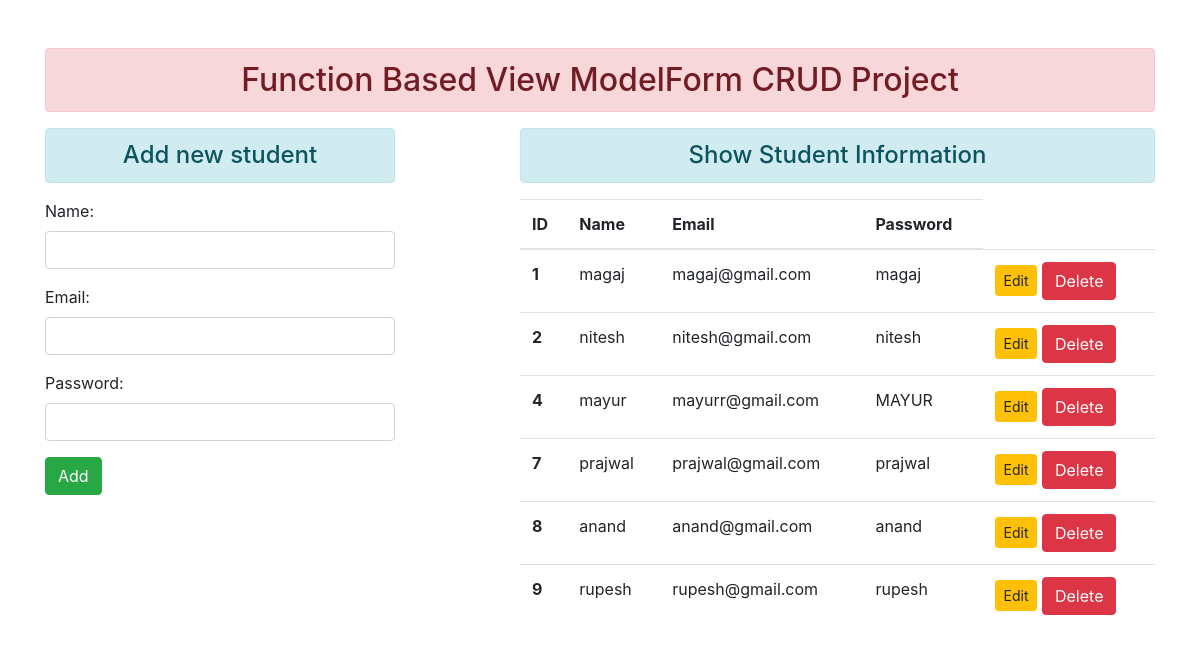
The page / on the database its author committed.
### enroll/models.py (models this page shows)
class User(models.Model):
    name=models.CharField(max_length=50)
    email=models.EmailField(max_length=254)
    password=models.CharField(max_length=50)

### enroll/views.py (the view)
# urls.py: path('',views.add_show, name="addandshow"),
def add_show(request):
    if request.method == 'POST':
        fm=StudentRegistration(request.POST)
        if fm.is_valid():
            name=fm.cleaned_data['name']
            email=fm.cleaned_data['email']
            password=fm.cleaned_data['password']
            reg=User(name=name, email=email, password=password)
            reg.save()
            fm=StudentRegistration()
    else:
        fm=StudentRegistration()
    student=User.objects.all()
    return render (request, 'enroll/addandshow.html', {'form':fm, 'stud':student})

### enroll/forms.py
class StudentRegistration(forms.ModelForm):
    class Meta:
        model=User
        fields= ['name','email','password']
        widgets = {
            'name':forms.TextInput(attrs={'class':'form-control'}),
            'email':forms.EmailInput(attrs={'class':'form-control'}),
            'password':forms.PasswordInput(render_value=True, attrs={'class':'form-control'}),
            }

### enroll/templates/enroll/addandshow.html (shortened to what this page needs)
{% extends 'enroll/base.html' %} {% block content %}
<div class="row">
  <div class="col-sm-4">
    <h4 class="text-center alert alert-info">Add new student</h4>
    <form action="" method="POST">
      {% csrf_token %} {{form.as_p}}
      <input type="submit" class="btn btn-success" value="Add" />
    </form>
  </div>
  <div class="col-sm-7 offset-1">
    <h4 class="text-center alert alert-info">Show Student Information</h4>
    {% if stud %}
    <table class="table">
      <thead>
        <tr>
          <th scope="col">ID</th>
          <th scope="col">Name</th>
          <th scope="col">Email</th>
          <th scope="col">Password</th>
        </tr>
      </thead>
      <tbody>
        {% for st in stud %}
        <tr>
          <th scope="row">{{st.id}}</th>
          <td>{{st.name}}</td>
          <td>{{st.email}}</td>
          <td>{{st.password}}</td>
          <td>
            <a
              href="{% url 'updatedata' st.id %}"
              class="btn btn-warning btn-sm"
              >Edit</a
            >
            <form
              action="{% url 'deletedata' st.id %}"
              method="POST"
              class="d-inline"
            >
              <input type="submit" class="btn btn-danger" value="Delete" />
            </form>
          </td>
        </tr>
        {% endfor %}
      </tbody>
    </table>
    {% else %}
    <h4 class="text-center alert alert-warning">No records</h4>
    {% endif %}
  </div>
</div>
{% endblock content %}

### enroll/templates/enroll/base.html (shortened to what this page needs)
<!DOCTYPE html>
{% load static %}
<html lang="en">
  <head>
    <link rel="stylesheet" href="{% static 'enroll/css/bootstrap.css' %} " />
  </head>
  <body>
<div class="container mt-5">
<h2 class="text-center alert alert-danger">Function Based View ModelForm CRUD Project</h2>
{% block content %}
{% endblock content %}
</div>
  </body>
</html>

### rows shown on the page
User: id "1", name "magaj", email "magaj@gmail.com", password "magaj"
User: id "2", name "nitesh", email "nitesh@gmail.com", password "nitesh"
User: id "4", name "mayur", email "mayurr@gmail.com", password "MAYUR"
User: id "7", name "prajwal", email "prajwal@gmail.com", password "prajwal"
User: id "8", name "anand", email "anand@gmail.com", password "anand"
User: id "9", name "rupesh", email "rupesh@gmail.com", password "rupesh"
